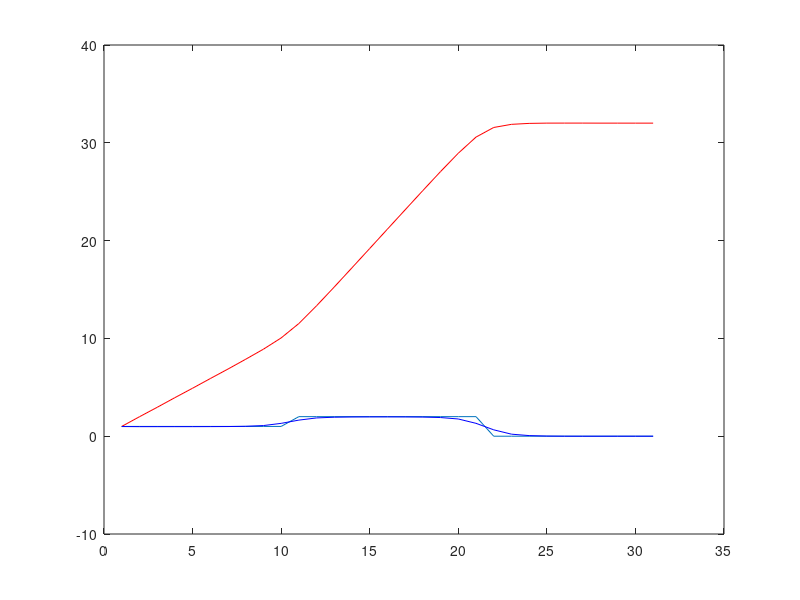

Here is the MATLAB script that generated this plot:
% INTDIF.m
% study numerical variants of
% differentiation and integration
n=31;
DIF=zeros(n);
for i=2:n-1,
DIF(i-1,i)=-.5;
DIF(i+1,i)=.5;
end
DIF(1,1)=-1;
DIF(n-1,n)=-1;
DIF(2,1)=1;
DIF(n,n)=1;

INT=zeros(n);
for j=1:n,
% INT(1,j)=0.5;
%for i=1:j,

for i=2:j,
INT(i,j)=1;
end
%INT(j,j)=0.5;
end

DIFinv=pinv(DIF);
INTinv=pinv(INT);
sig=zeros(1,n);
ib=round(n/3);
ie=round(2*n/3);
for i=ib:ie,
sig(i)=2;
%sig(i)=i-ib;
end
for i=1:ib,
sig(i)=1;
end

% eerst diff dan int
clf
plot(sig)
hold on
plot(sig*DIF,'r') 
plot(sig*DIF*INT,'b')
pause
clf
plot(sig)
hold on
plot(sig*DIF,'r') 
plot(sig*DIF*DIFinv,'b')

pause
clf
plot(sig)
hold on
plot(sig*INTinv,'r') 
plot(sig*INTinv*INT,'b')

pause
clf
plot(sig)
hold on
plot(sig*INTinv,'r') 
plot(sig*INTinv*DIFinv,'b')


pause
% eerst int dan diff
clf
plot(sig)
hold on
plot(sig*INT,'r') 
plot(sig*INT*DIF,'b')

pause
clf
plot(sig)
hold on
plot(sig*INT,'r') 
plot(sig*INT*INTinv,'b')

pause
clf
plot(sig)
hold on
plot(sig*DIFinv,'r') 
plot(sig*DIFinv*DIF,'b')

pause
clf
plot(sig)
hold on
plot(sig*DIFinv,'r') 
plot(sig*DIFinv*INTinv,'b')

pause
clf

LAP=zeros(n);
for i=2:n-1,
LAP(i-1,i)=1;
LAP(i,i)=-2;
LAP(i+1,i)=1;
end
LAP(1,1)=-1;
LAP(n-1,n)=-1;
LAP(2,1)=1;
LAP(n,n)=1;

e1=zeros(n,1);
e1(1)=10;

A1=LAP';
B1=zeros(n);

C1=[DIF e1];
D1=[eye(n) e1];

A=A1'*A1;
YA=A1'*B1;

B=C1*C1';
YB=D1*C1';
Y=YA+YB;
[U,SA,VA]=svd(A);
[UB,SB,V]=svd(B);
Ytil=U'*Y*V;
Xtil=zeros(n);
for i=1:n,
for j=1:n,
Xtil(i,j)=Ytil(i,j)/(SA(i,i)+SB(j,j));
end
end
X=U*Xtil*V';

clf
plot(sig)
hold on
plot(sig*X,'r')
plot(sig*X*DIF,'b')
